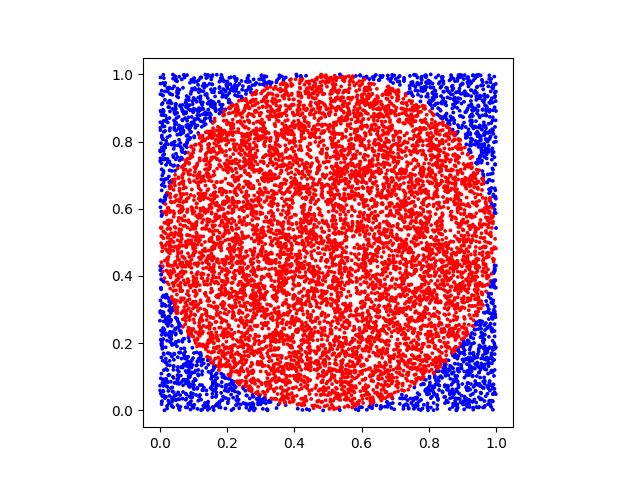

Generate this figure with Python:
import random
import numpy as np
import matplotlib.pyplot as plt

sample_count = 10000
inside = 0

xs = []
ys = []
color = []

for _ in range( sample_count ):
    x = random.random()
    y = random.random()
    if( (x-0.5)**2 + (y-0.5)**2 < 0.5**2 ):
        inside += 1
        color.append( "red" )
    else:
        color.append( "blue" )

    xs.append( x )
    ys.append( y )

print( 4 * ( inside / sample_count ) )
plt.scatter(xs, ys, marker='o', s=3, c=color)
plt.axis( 'scaled' )
plt.show()
